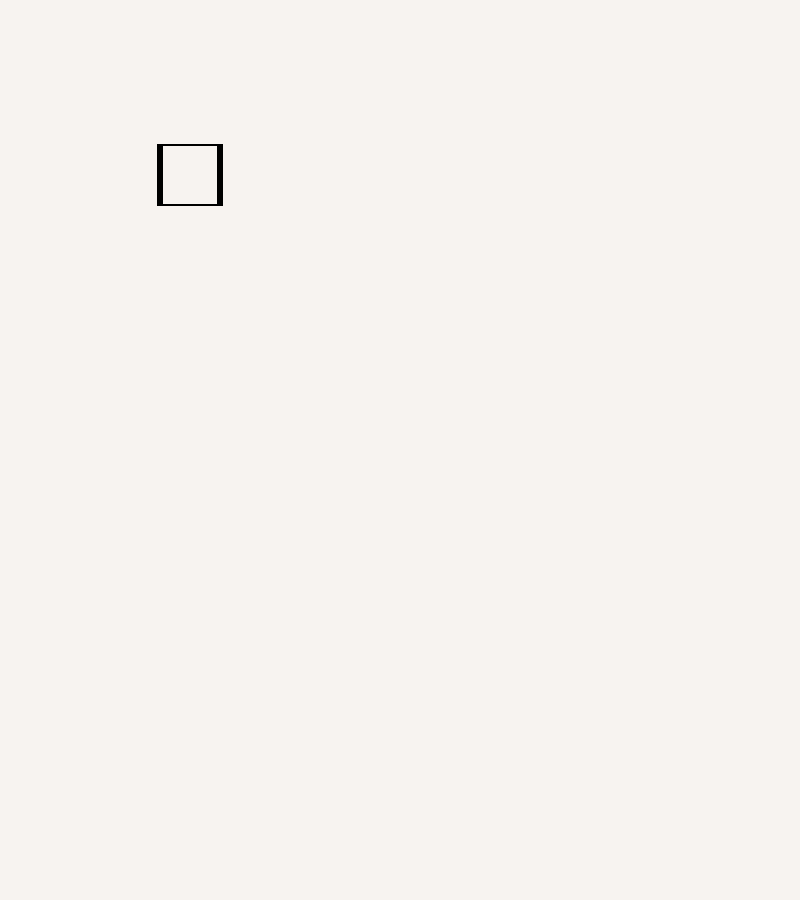
Frame 1 (no input)
Frame 2 (the mouse pressed at the canvas centre, redrawn once): identical to frame 1, image omitted

The p5.js sketch that drew this single still picture (run headless with seeded random() and noise() and a simulated clock; the mouse was pressed at the canvas centre and the sketch redrawn once):

// p5.js sketch
// ── sketch.js
function setup() {
  //for my project I decided to create the exact replica of https://spalterdigital.com/artworks/walk-through-raster-series-7-3-3-1/
  //for this I will try to implement functions to draw the different black and red squares and then add position parameters to draw them accordingly on the canvas.


  // create the canvas
  createCanvas(800, 900);

  // disable animation
  noLoop();
}
//function to draw black box
function drawBlackBox(x, y){
  noFill(); //This is to make the inside squares transparent
  strokeWeight(2); //make original boards to be a little more filling
  stroke(0); // change boarder color to be black
  square(x, y, 60); // original square size
  rect(x-2,y,62,60); // fill boarder for the left side
  rect(x+2,y,58,60); 

  rect(x,y,62,60); // fill boarder for the right side
  rect(x,y,58,60);

}

// red color 166 61 53
function draw() {
  background(247,243,240);
  drawBlackBox(160, 145);

}
